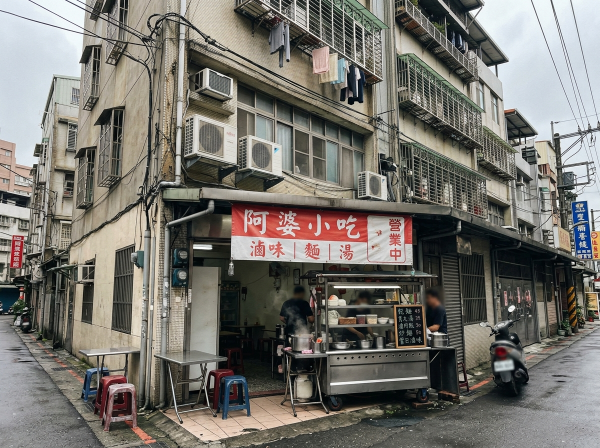
#> input picture 資料集/評測用（勿用於RAG）/case01-建築法77②逾期/卷宗包/_build/photos/raw1.png, 1200 x 896 px (shown at 1/2 size)
$ python -i build_docs.py   (imports and definitions only)
#> lines starting #> are read from the running program, lines starting #| are printed output that depends on the picture
"""case01 卷宗包：訴願書 10 頁、答辯書 10 頁、卷證 10 頁。HTML → Chrome PDF → (掃描件) PIL 後製。
與 case02 同一套管線；案情依真實決定書 1113031004（111.12.27，77② 逾期不受理）反推。
決定書未記載違規態樣，本包以「建築法 §73 II 擅自變更使用（住宅→小吃店）」模擬，不影響程序爭點。"""
import os, subprocess, random, shutil, glob
from PIL import Image, ImageFilter, ImageEnhance, ImageChops, ImageDraw, ImageFont

SP = os.path.dirname(os.path.abspath(__file__))
ROOT = os.path.dirname(SP)
D1, D2, D3 = f"{ROOT}/01-訴願書", f"{ROOT}/02-答辯書", f"{ROOT}/03-卷證"
CHROME = "/Applications/Google Chrome.app/Contents/MacOS/Google Chrome"
# [3 lines not run here, left out]

# ------------------------------------------------------------------ 共用樣式
CSS = """
@page{size:A4;margin:0}
*{box-sizing:border-box}
body{margin:0;font-family:"BiauKaiTC","標楷體","Kaiti TC",serif;font-size:13.5pt;line-height:1.85;color:#111}
.page{width:210mm;height:297mm;padding:20mm 20mm 18mm;position:relative;page-break-after:always;overflow:hidden;background:#fff}
.page:last-child{page-break-after:auto}
.wm{position:absolute;left:-20mm;top:120mm;width:250mm;text-align:center;transform:rotate(-28deg);font-size:26pt;letter-spacing:.3em;color:rgba(0,0,0,.075);pointer-events:none;white-space:nowrap}
.wm2{position:absolute;right:8mm;bottom:6mm;font-size:8pt;color:#999}
h1{text-align:center;font-size:20pt;letter-spacing:.35em;margin:0 0 6mm;font-weight:normal}
h2{text-align:center;font-size:15pt;letter-spacing:.5em;margin:6mm 0 3mm;font-weight:normal}
.meta{font-size:12pt;line-height:1.7}
.meta td{padding:0 4px;vertical-align:top}
p{margin:0 0 2.5mm;text-align:justify}
.indent{text-indent:2em}
.item{padding-left:2em;text-indent:-2em}
.sub{padding-left:4em;text-indent:-2em}
.sign{margin-top:8mm;text-align:right}
.pn{position:absolute;bottom:9mm;left:0;right:0;text-align:center;font-size:10pt;color:#555}
.seal{position:absolute;width:30mm;height:30mm;border:1.1mm solid #c1272d;border-radius:50%;color:#c1272d;display:flex;align-items:center;justify-content:center;text-align:center;font-size:8.5pt;line-height:1.3;opacity:.82;transform:rotate(-7deg);padding:2mm}
.seal.sq{border-radius:2mm;width:22mm;height:22mm;font-size:9pt;transform:rotate(3deg)}
.stamp{display:inline-block;border:.6mm solid #c1272d;color:#c1272d;padding:0 2mm;font-size:10pt;transform:rotate(-4deg);opacity:.85}
.ink{color:#1d3f8f}
.hand{font-family:"Kaiti TC","BiauKaiTC";color:#1d3f8f}
.hand span{display:inline-block}
table.grid{border-collapse:collapse;width:100%;font-size:11.5pt;line-height:1.5}
table.grid th,table.grid td{border:.3mm solid #222;padding:1.6mm 2mm;vertical-align:top}
table.grid th{background:#f0f0f0;font-weight:normal;text-align:center;white-space:nowrap}
.note{font-size:10.5pt;color:#333}
.box{border:.3mm solid #222;padding:3mm 4mm}
.mono{font-family:"Menlo","Courier New",monospace}
.tight{font-size:12pt;line-height:1.62}.tight p{margin:0 0 1.6mm}.tight h1{font-size:18pt;margin-bottom:3mm}.tight h2{font-size:13.5pt;margin:3.5mm 0 1.5mm}.tight .meta{font-size:11.5pt;line-height:1.55}.tight table.grid{font-size:10.5pt}.tight table.grid th,.tight table.grid td{padding:1mm 2mm}
.att{position:absolute;right:20mm;top:12mm;font-size:11pt;border:.4mm solid #333;padding:0 2mm}
"""
WM = '<div class="wm">黑客松測試用模擬文件 ‧ 非真實公文</div><div class="wm2">2026 新北市 AI 智慧城市黑客松 ‧ 法制局組 ‧ 評測用模擬卷證（依真實決定書 1113031004 反推）</div>'


def page(inner, pn=None, tight=False, extra=""):
    cls = "page tight" if tight else "page"
    return f'<div class="{cls}">{WM}{inner}{f"<div class=pn>{pn}</div>" if pn else ""}{extra}</div>'


def html(body, css=""):
    return f'<!doctype html><html lang="zh-Hant"><head><meta charset="utf-8"><style>{CSS}{css}</style></head><body>{body}</body></html>'


# [11 lines left out: function hand, not called in this run]


def sq(text, w="11mm", fs="7pt"):
    return f'<span class="seal sq" style="position:static;display:inline-flex;width:{w};height:{w};font-size:{fs};vertical-align:middle;transform:rotate({random.uniform(-6,6):.0f}deg)">{text}</span>'


# [55 lines left out: functions _chrome, chrome_pdf, chrome_shot, pdf_to_png, not called in this run]


def scanify(png, jpg_out, gray=True):
#> called with png = 'photos/raw1.png', jpg_out = 'out.png', gray = True
    im = Image.open(png).convert("RGB")
#> im is the input picture: PIL image 1200x896 RGB; mean R, G, B 118.7, 116, 109.8
    w, h = im.size
#> w = 1200; h = 896
    im = im.rotate(random.uniform(-0.8, 0.8), resample=Image.BICUBIC, fillcolor=(255, 255, 255))
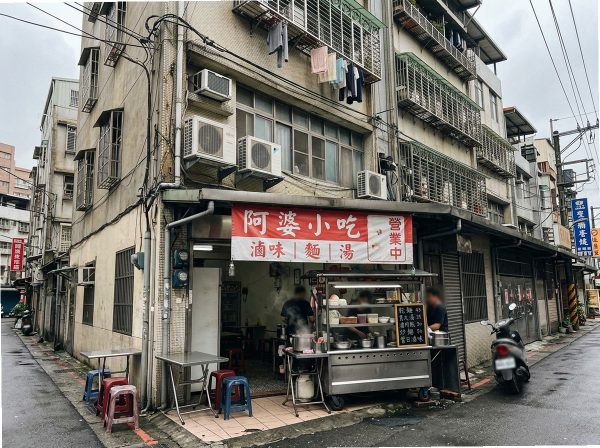
#> im: PIL image 1200x896 RGB (shown at 1/2 size); mean R, G, B 118.7, 116, 109.8
    if gray:
        im = im.convert("L").convert("RGB")
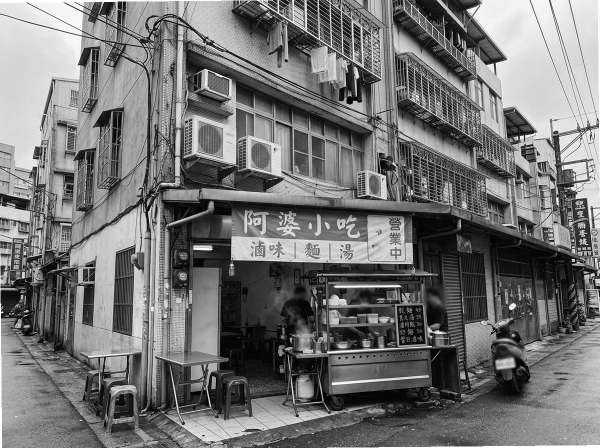
#> im: PIL image 1200x896 RGB (shown at 1/2 size); min 0, max 255, mean 116.1
    noise = Image.effect_noise((w, h), 22).convert("RGB")
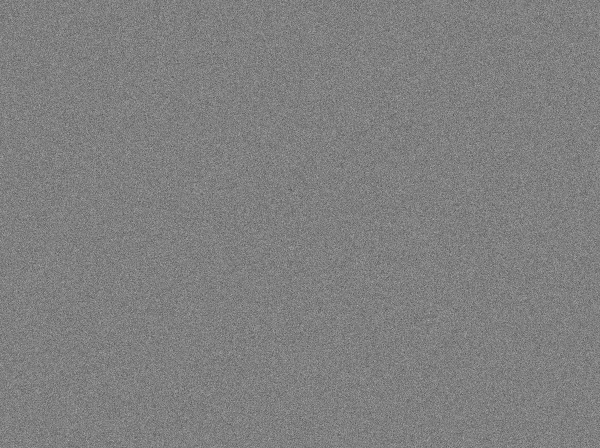
#> noise: PIL image 1200x896 RGB (shown at 1/2 size); min 11, max 230, mean 127.5
    noise = noise.point(lambda p: 255 - abs(p - 128) // 3)
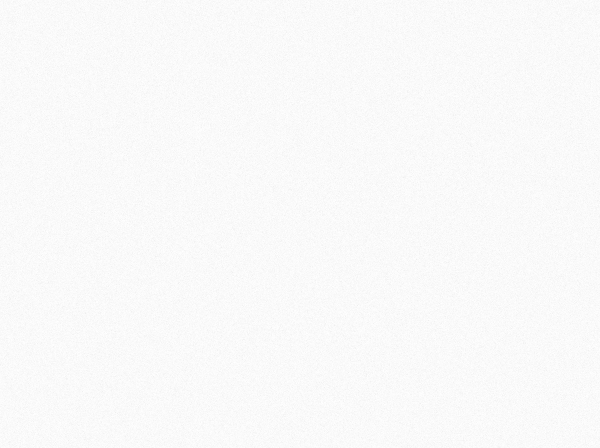
#> noise: PIL image 1200x896 RGB (shown at 1/2 size); min 216, max 255, mean 249.5
    im = ImageChops.multiply(im, noise)
    shade = Image.new("L", (w, h), 255)
#> shade: PIL image 1200x896 L; every value is 255
    sd = ImageDraw.Draw(shade)
    for i in range(60):
        sd.line((i, 0, i, h), fill=205 + i * 50 // 60)
    im = ImageChops.multiply(im, shade.convert("RGB"))
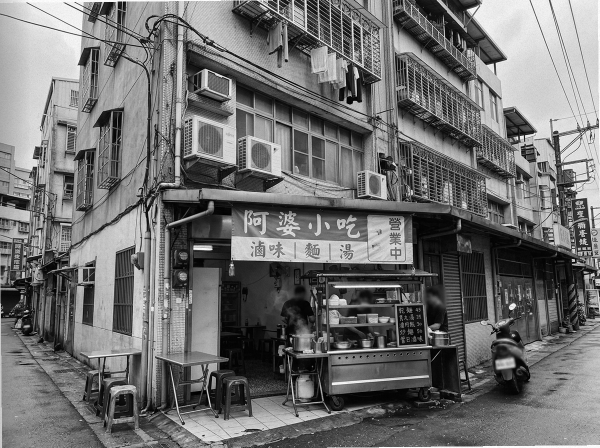
#> im: PIL image 1200x896 RGB (shown at 1/2 size); min 0, max 255, mean 112.2
    im = im.filter(ImageFilter.GaussianBlur(0.55))
    im = ImageEnhance.Contrast(im).enhance(1.12)
    im = ImageEnhance.Brightness(im).enhance(0.985)
    im.save(jpg_out, "JPEG", quality=68)
    return jpg_out


def jpg_to_pdf(jpg, pdf):
    Image.open(jpg).convert("RGB").save(pdf, "PDF", resolution=170.0)
    return pdf


# [21 lines left out: functions scan_pdf, stamp_photo, not called in this run]


# ------------------------------------------------------------------ 事實常數
P = "陳○勳"
AG = "陳○璇"
HOME = "新北市○○區○○路○段 312 巷 4 號 2 樓"
SITE = "新北市○○區○○街 ○○ 號 1 樓"
SHOP = "阿婆小吃"
GOV = "新北市政府工務局"
GOV_ADDR = "新北市板橋區中山路 1 段 161 號"
PEN_NO = "新北工使字第 1111587002 號"
PEN_DATE = "111 年 8 月 22 日"
NOTICE_NO = "新北工使字第 1111285631 號"
DEF_NO = "新北工使字第 1111962880 號"
USE_LIC = "（○○）使字第 ○○○○ 號"
INSPECT = "111 年 6 月 28 日 10 時 20 分"
CASE_ID = "1113031004"


# ------------------------------------------------------------------ 處分函＋處分書（正本／影本共用，2 頁）
# [469 lines left out: functions penalty_letter, doc_appeal, doc_defense, not called in this run]


# ------------------------------------------------------------------ C. 卷證 00–08（10 頁）
ITEMS = [
    ("00", "卷證目錄", "文字 PDF", "訴願法 58 III 檢卷答辯：機關送卷時必附目錄"),
    ("01", "處分函併附處分書正本（2 頁）", "文字 PDF", "原行政處分本體（訴願標的）；內載救濟教示"),
    ("02", "處分書送達證書", "掃描 JPG", "訴願法 14：訴願期間自送達次日起算之唯一證據（本人簽收、郵務送達）"),
    ("03", "現場勘查紀錄表", "掃描 JPG（手寫）", "111.6.28 勘查；決定書未及實體，備位答辯用"),
    ("04", "採證照片彙整頁（另附 2 幀 JPG）", "文字 PDF ＋ 照片 JPG", "勘查當日外觀與室內採證"),
    ("05", "陳述意見通知書", "文字 PDF", "行政程序法 102：裁罰前應給予陳述意見機會"),
    ("06", "陳述意見通知書送達證書", "掃描 JPG", "寄存送達（行政程序法 74）；與第 02 件送達方式不同"),
    ("07", "訴願人陳述意見書", "掃描 JPG（手寫）", "訴願人裁罰前之主張（與訴願理由一致）"),
    ("08", "裁處簽呈", "掃描 JPG（含核章）", "機關內部決策軌跡"),
]


# [18 lines left out: function c00_index, not called in this run]


def c01_penalty():
    a1, a2 = penalty_letter(copy=False)
    return chrome_pdf("C01", page(a1, tight=True) + page(a2, tight=True))


# [177 lines left out: functions delivery_cert, c02, c03_inspection, c04_photos, c05_notice, c06 and 3 more, not called in this run]


# [17 lines not run here, left out]

>>> result = scanify('photos/raw1.png', 'out.png')
